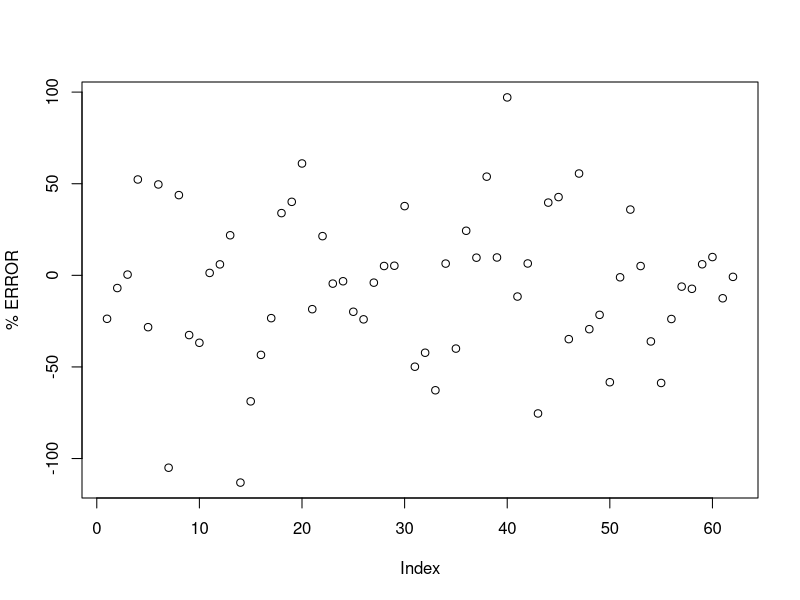
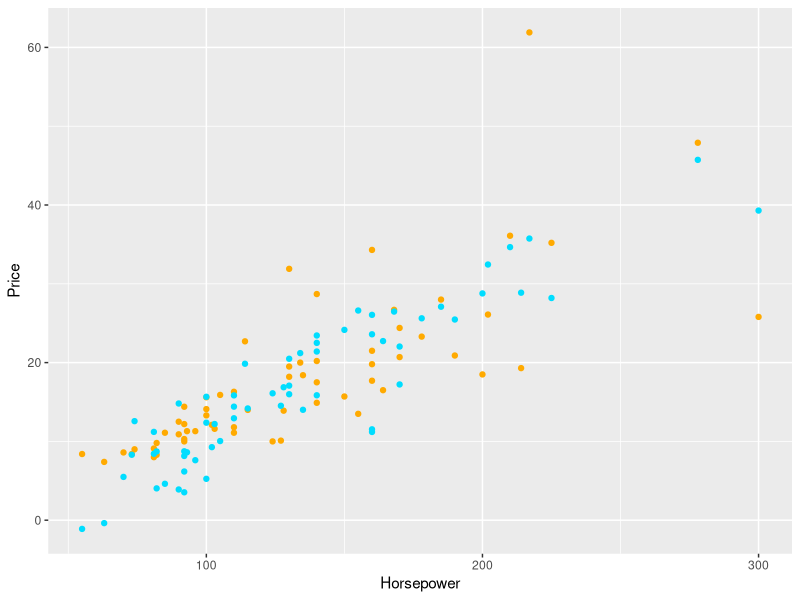
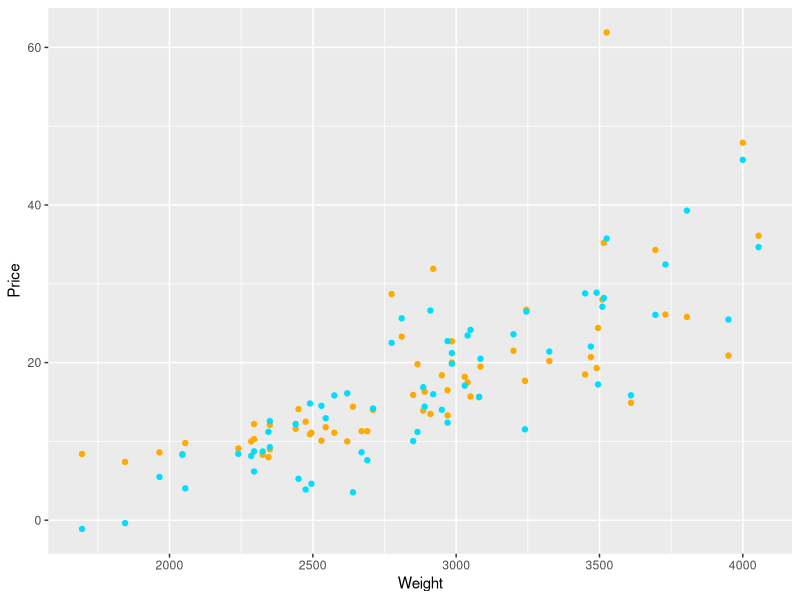
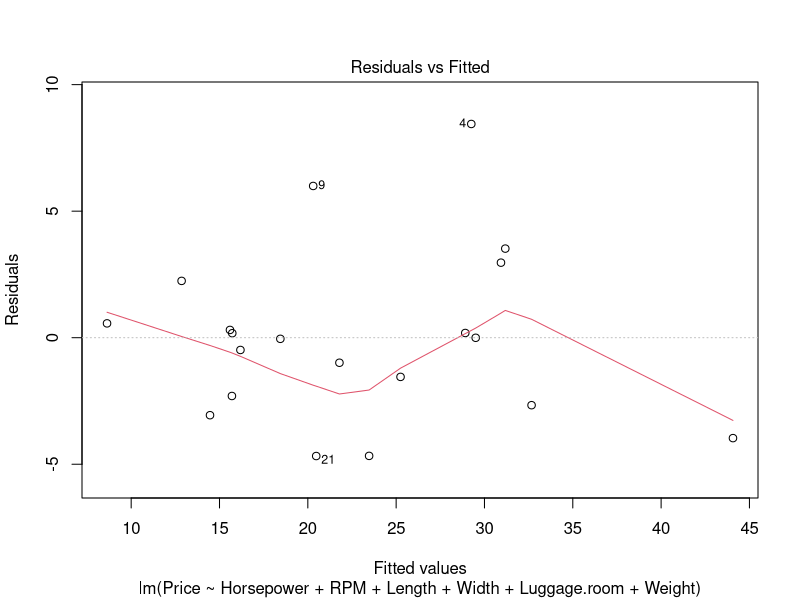
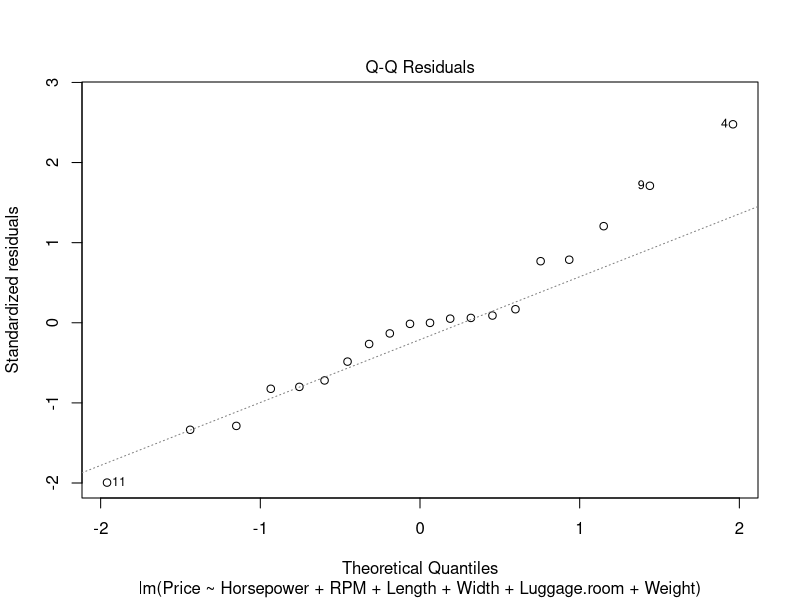
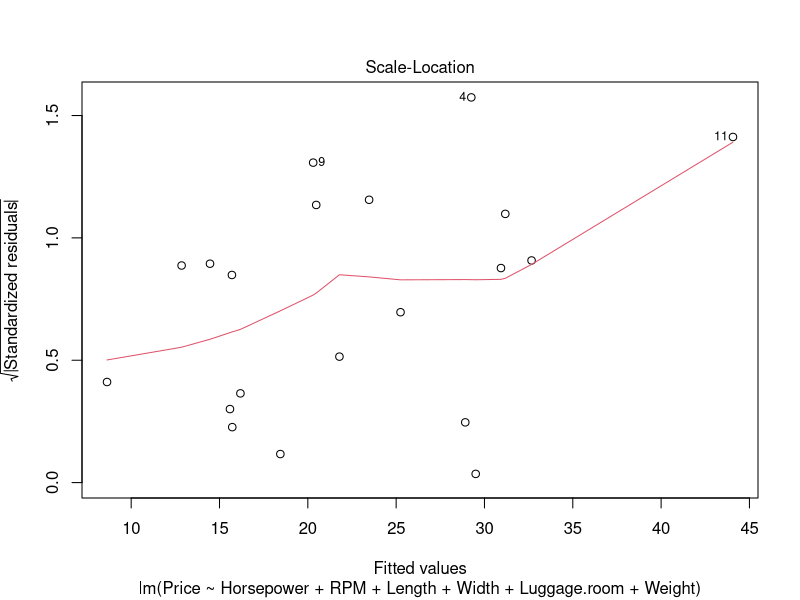
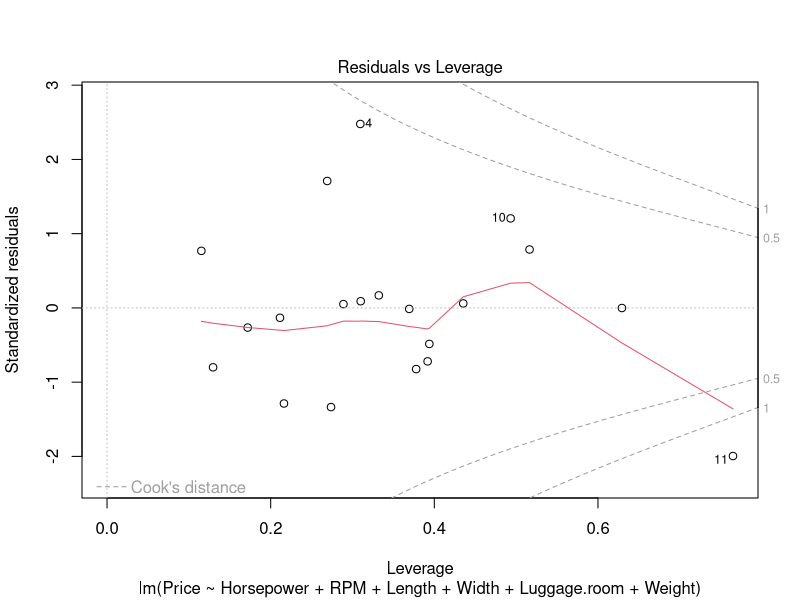

Recreate these plots in R, in order.
###Initialization
library(e1071)
library(MASS)
library(dplyr)
library(ggplot2)
rsq <- function (x, y) cor(x, y) ^ 2
data("Cars93")

###Data preparation
dat=select(Cars93,Price,Horsepower,RPM,Length,Width,Luggage.room,Weight)
dat=na.omit(dat)
train_dat=dat[1:20,]
test_dat=dat[21:nrow(dat),]

###Setup linear model
mod=lm(Price~Horsepower+RPM+Length+Width+Luggage.room+Weight,train_dat)

###See how the model performs with test_dat
cat("The linear model characteristics: \n")
print(mod)
cat("\n")

a=coef(mod)
real=test_dat$Price
test_dat=mutate(test_dat[,-1],
      predicted = a["(Intercept)"]+a["Horsepower"]*Horsepower+
       a["RPM"]*RPM+a["Length"]*Length+
       a["Width"]*Width+a["Luggage.room"]*Luggage.room+
       a["Weight"]*Weight)

test_dat$reality=real


###calculate R^2 for the model
cat("R squared is: \n")
cat(rsq(test_dat$predicted,test_dat$reality))
cat("\n")

###Save plots as PDF
pdf("Linear_Model_Results.pdf")

###ERROR=?
plot((test_dat$predicted-test_dat$reality)*100/test_dat$reality,ylab = "% ERROR")

###Horsepower vs price(predictions and reality)
ggplot(test_dat)+
  geom_point(aes(x=Horsepower,y=reality)
                            ,color="#FFAA00") +
  geom_point(aes(x=Horsepower,y=predicted)
                            ,color="#00DDFF") +ylab("Price")

###Weight vs price(predictions and reality)
ggplot(test_dat)+
  geom_point(aes(x=Weight,y=reality)
             ,color="#FFAA00") +
  geom_point(aes(x=Weight,y=predicted)
             ,color="#00DDFF") +ylab("Price")

plot(mod)

dev.off()
